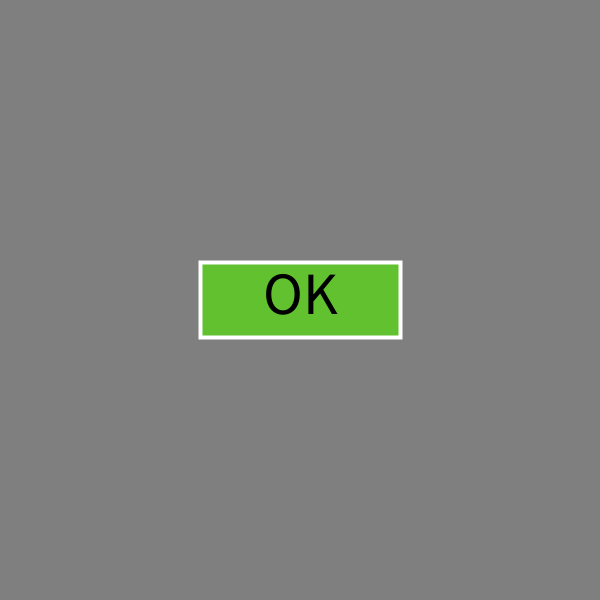
Frame 1 (no input)
Frame 60 (the mouse pressed at the canvas centre just before this capture): identical to frame 1, image omitted
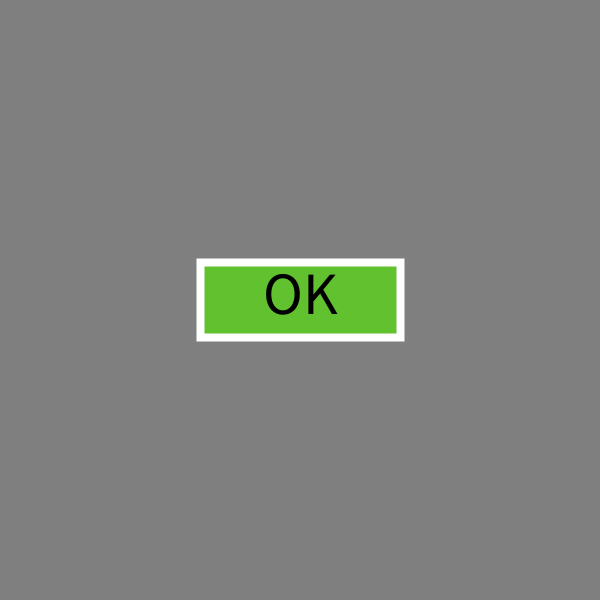
Frame 120 (the mouse held since frame 60 and released just before this capture)

The Processing sketch that drew these frames (run headless with seeded random() and noise(); from frame 60 on, the mouse is pressed at the canvas centre):

// Processing sketch: ButtonExample
// ── ButtonExample.pde

// Declare a reference to a button
Button exampleButton;

// Setup method
void setup(){
  size(600,600);
  // Create a button
  exampleButton = new Button(width/2, height/2, 200, 75);
  // Set its public properties, e.g.
  exampleButton.fillColor=#61C12F;
}

// Draw method
void draw(){
  // Clear screen
  background(127);
  // Draw the button
  exampleButton.draw();
}

// Pass mouse events to the button
void mousePressed(){
   exampleButton.clickStart(mouseX, mouseY); 
}
void mouseReleased(){
   exampleButton.clickEnd(mouseX, mouseY); 
}

// Handler that is called whenever the example button is clicked
void exampleButtonClicked() {
   println("example button clicked"); 
}

// ── Button.pde
class Button {

  // Constants defining states that this button can be in
  public final int STATE_NORMAL=0, STATE_CLICKED=1;

  // Position and size of the button
  private PVector position, size;

  // Text for the button
  public String text="OK";

  // Colors for the button
  public color strokeColor=#FFFFFF, // white
  fillColor=#2222FF, // blueish
  textColor=#000000;        // black

  // Stroke weight for the frame
  public int strokeWeight=4;

  // Size of the text to use
  public float textSize;

  // A private variable storing the state of the button
  private int state;

  // Constructor
  public Button(float x, float y, float w, float h) {
    // Set PVectors for the position and size of the button
    position=new PVector(x, y);
    size=new PVector(w, h);
    // Set an appropriate default text size to 80% of
    // button height
    textSize = h*0.8;
    // Set the default state to normal
    state=STATE_NORMAL;
  }

  // Draw method
  public void draw() {
    // Draw the frame, which is thicker if the button 
    // is being clicked
    rectMode(CENTER);
    stroke(strokeColor);
    switch(state) {
    case STATE_CLICKED:
      strokeWeight(2*strokeWeight); 
      break;
    default:
      strokeWeight(strokeWeight); 
      break;
    }
    fill(fillColor);
    rect(position.x, position.y, size.x, size.y);
    // Draw the text
    fill(textColor);
    textSize(textSize);
    textAlign(CENTER, CENTER);
    text(text, position.x, position.y-0.1*size.y);
  }

  // Helper method to determine if a point (x,y) lies inside
  // this control
  private boolean pointInRegion(float x, float y) {
    return x>=position.x-size.x/2 && x<=position.x+size.x/2
      && y>=position.y-size.y/2 && y<=position.y+size.y/2;
  }

  // Click start
  public void clickStart(float x, float y) {
    // If its a click to this button, set the state to clicked...
    if (pointInRegion(x, y))
      state=STATE_CLICKED;
  }

  // Click end
  public void clickEnd(float x, float y) {
    // Process the event
    if (state==STATE_CLICKED) 
      exampleButtonClicked();
    // Set the state to normal
    state=STATE_NORMAL;
  }
}
